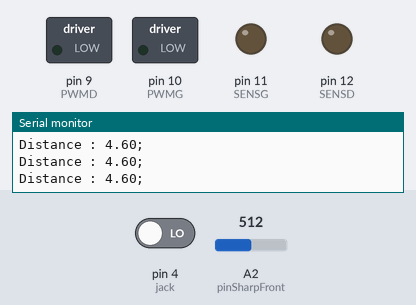
A sketch run on a simulated Arduino Uno, built with avr-gcc and run on an emulated ATmega328P. Shown: switched loads named in the sketch (green lamp = pin HIGH), output pins drawn as LEDs (lit = HIGH), the last lines printed to the serial monitor. Dashed ring = blinking. The test bench sets the inputs (shaded band); at power-on: pin 4 (jack) LOW, A2 (pinSharpFront) = 512.

Above: at 1.2 s.
1.3 s: pin 4 (jack) driven HIGH
At 1.7 s:
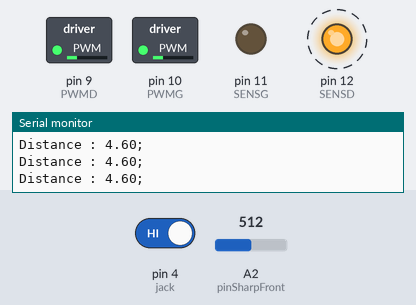
4.3 s: A2 (pinSharpFront) set to 100
7.3 s: A2 (pinSharpFront) set to 88
At 8.7 s:
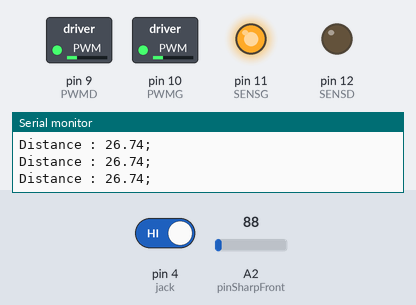
9.1 s: pin 4 (jack) driven LOW
At 9.6 s:
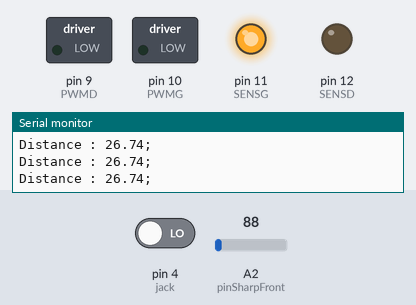
Timing chart, 0 to 11.6 s (numbered marks = the images above; inputs shaded):
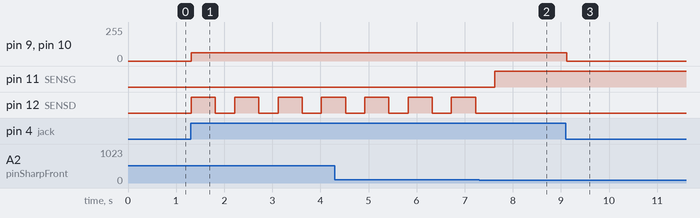

Measured:
- the behaviour switches between 95 and 94 on A2 (pinSharpFront) (found by bisection; images 1 and 2)
- after the input at 1.3 s, pin 9 (PWMD), pin 10 (PWMG): 0/255 → 63/255 at once; pin 12 (SENSD): alternates HIGH for 0.50 s and LOW for 0.40 s, starting at once
- after the input at 7.3 s, pin 11 (SENSG): LOW → HIGH after 0.33 s; pin 12 (SENSD): stops changing and stays LOW
- after the input at 9.1 s, pin 9 (PWMD), pin 10 (PWMG): 63/255 → 0/255 at once

The sketch:

CodeRobot_Maxime_V2.ino
```cpp
// Variable Moteur
const int PWMG = 10; // Moteur Gauche
const int PWMD = 9; // Moteur Droit
const int SENSG = 11; // Sens Moteur Gauche
const int SENSD = 12; // Sens Moteur Droit

const int jack = 4; // PIN Jack

// Variable Capteur Sharp
const int pinSharpFront = A2;

void setup() {
  pinMode(PWMG, OUTPUT);
  pinMode(PWMD, OUTPUT);
  pinMode(SENSG, OUTPUT);
  pinMode(SENSD, OUTPUT);
  pinMode(pinSharpFront, INPUT);
  Serial.begin(9600);
}

void loop() {
  Serial.println("Distance : "+(String) ((4.0/(analogRead(pinSharpFront)*0.00340))*2) + ";" );
  if(isJack()==true)
  {
    if(sharpFront()==false)
    {
      forward(25);
    }
    else
    {
      backward(25);
      delay(500);
      stop();
      left45();
    }
  }
  else {
    stop();
  }
}

bool isJack()
{
  return digitalRead(jack);
}

byte convertSpeed(int speedFunc)
{
  return map(speedFunc, 0, 100, 0, 255);
}

void forward(int speedFunc)
{
  analogWrite(PWMG,convertSpeed(speedFunc));
  analogWrite(PWMD,convertSpeed(speedFunc));
  digitalWrite(SENSG,HIGH);
  digitalWrite(SENSD,LOW);
}

void backward(int speedFunc)
{
  analogWrite(PWMG,convertSpeed(speedFunc));
  analogWrite(PWMD,convertSpeed(speedFunc));
  digitalWrite(SENSG,LOW);
  digitalWrite(SENSD,HIGH);
}

void left45()
{
  analogWrite(PWMG,convertSpeed(25));
  analogWrite(PWMD,convertSpeed(25));
  digitalWrite(SENSG,LOW);
  digitalWrite(SENSD,LOW);
  delay(800/2);
  stop();
}

void stop()
{
  analogWrite(PWMG,0);
  analogWrite(PWMD,0);
}

bool sharpFront()
{
  float distance = 25.0;
  if( ((4.0/(analogRead(pinSharpFront)*0.00340))*2) < distance )
  {
    return true;
  }
  else
  {
    return false;
  }
}
```
